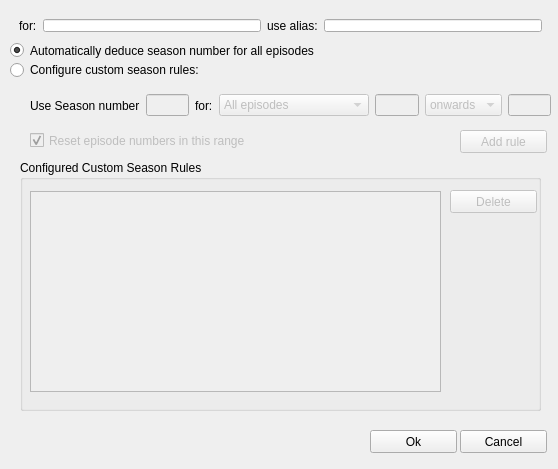
<?xml version="1.0" encoding="UTF-8"?>
<ui version="4.0">
 <class>Dialog</class>
 <widget class="QDialog" name="Dialog">
  <property name="geometry">
   <rect>
    <x>0</x>
    <y>0</y>
    <width>558</width>
    <height>469</height>
   </rect>
  </property>
  <property name="windowTitle">
   <string>Configure Alias</string>
  </property>
  <widget class="QFrame" name="frame">
   <property name="geometry">
    <rect>
     <x>10</x>
     <y>10</y>
     <width>541</width>
     <height>31</height>
    </rect>
   </property>
   <layout class="QHBoxLayout" name="horizontalLayout_2">
    <item>
     <widget class="QLabel" name="label_2">
      <property name="text">
       <string>for:</string>
      </property>
     </widget>
    </item>
    <item>
     <widget class="QLineEdit" name="beforeText"/>
    </item>
    <item>
     <widget class="QLabel" name="label">
      <property name="text">
       <string>use alias:</string>
      </property>
     </widget>
    </item>
    <item>
     <widget class="QLineEdit" name="afterText"/>
    </item>
   </layout>
  </widget>
  <widget class="QRadioButton" name="autoRadio">
   <property name="geometry">
    <rect>
     <x>10</x>
     <y>40</y>
     <width>531</width>
     <height>21</height>
    </rect>
   </property>
   <property name="text">
    <string>Automatically deduce season number for all episodes</string>
   </property>
   <property name="checked">
    <bool>true</bool>
   </property>
  </widget>
  <widget class="QRadioButton" name="manualRadio">
   <property name="enabled">
    <bool>true</bool>
   </property>
   <property name="geometry">
    <rect>
     <x>10</x>
     <y>60</y>
     <width>541</width>
     <height>20</height>
    </rect>
   </property>
   <property name="text">
    <string>Configure custom season rules:</string>
   </property>
  </widget>
  <widget class="QWidget" name="horizontalLayoutWidget">
   <property name="geometry">
    <rect>
     <x>30</x>
     <y>90</y>
     <width>521</width>
     <height>31</height>
    </rect>
   </property>
   <layout class="QHBoxLayout" name="horizontalLayout">
    <item>
     <widget class="QLabel" name="label_3">
      <property name="text">
       <string>Use Season number</string>
      </property>
     </widget>
    </item>
    <item>
     <widget class="QLineEdit" name="seasonEdit">
      <property name="enabled">
       <bool>false</bool>
      </property>
      <property name="maximumSize">
       <size>
        <width>50</width>
        <height>16777215</height>
       </size>
      </property>
     </widget>
    </item>
    <item>
     <widget class="QLabel" name="label_4">
      <property name="text">
       <string>for:</string>
      </property>
     </widget>
    </item>
    <item>
     <widget class="QComboBox" name="allOrRangeCombo">
      <property name="enabled">
       <bool>false</bool>
      </property>
      <property name="minimumSize">
       <size>
        <width>150</width>
        <height>0</height>
       </size>
      </property>
      <item>
       <property name="text">
        <string>All episodes</string>
       </property>
      </item>
      <item>
       <property name="text">
        <string>Episodes starting from</string>
       </property>
      </item>
     </widget>
    </item>
    <item>
     <widget class="QLineEdit" name="fromEpisodeEdit">
      <property name="enabled">
       <bool>false</bool>
      </property>
      <property name="maximumSize">
       <size>
        <width>50</width>
        <height>16777215</height>
       </size>
      </property>
     </widget>
    </item>
    <item>
     <widget class="QComboBox" name="toOrOnwardsCombo">
      <property name="enabled">
       <bool>false</bool>
      </property>
      <item>
       <property name="text">
        <string>onwards</string>
       </property>
      </item>
      <item>
       <property name="text">
        <string>to</string>
       </property>
      </item>
     </widget>
    </item>
    <item>
     <widget class="QLineEdit" name="toEpisodeEdit">
      <property name="enabled">
       <bool>false</bool>
      </property>
      <property name="maximumSize">
       <size>
        <width>50</width>
        <height>16777215</height>
       </size>
      </property>
     </widget>
    </item>
   </layout>
  </widget>
  <widget class="QPushButton" name="addButton">
   <property name="enabled">
    <bool>false</bool>
   </property>
   <property name="geometry">
    <rect>
     <x>460</x>
     <y>130</y>
     <width>87</width>
     <height>23</height>
    </rect>
   </property>
   <property name="text">
    <string>Add rule</string>
   </property>
  </widget>
  <widget class="QGroupBox" name="groupBox">
   <property name="geometry">
    <rect>
     <x>20</x>
     <y>160</y>
     <width>521</width>
     <height>251</height>
    </rect>
   </property>
   <property name="title">
    <string>Configured Custom Season Rules</string>
   </property>
   <widget class="QListWidget" name="ruleList">
    <property name="enabled">
     <bool>false</bool>
    </property>
    <property name="geometry">
     <rect>
      <x>10</x>
      <y>31</y>
      <width>411</width>
      <height>201</height>
     </rect>
    </property>
   </widget>
   <widget class="QPushButton" name="deleteButton">
    <property name="enabled">
     <bool>false</bool>
    </property>
    <property name="geometry">
     <rect>
      <x>430</x>
      <y>30</y>
      <width>87</width>
      <height>23</height>
     </rect>
    </property>
    <property name="text">
     <string>Delete</string>
    </property>
   </widget>
  </widget>
  <widget class="QCheckBox" name="resetEpisodes">
   <property name="enabled">
    <bool>false</bool>
   </property>
   <property name="geometry">
    <rect>
     <x>30</x>
     <y>130</y>
     <width>401</width>
     <height>21</height>
    </rect>
   </property>
   <property name="text">
    <string>Reset episode numbers in this range</string>
   </property>
   <property name="checked">
    <bool>true</bool>
   </property>
  </widget>
  <widget class="QPushButton" name="okButton">
   <property name="geometry">
    <rect>
     <x>370</x>
     <y>430</y>
     <width>87</width>
     <height>23</height>
    </rect>
   </property>
   <property name="text">
    <string>Ok</string>
   </property>
  </widget>
  <widget class="QPushButton" name="cancelButton">
   <property name="geometry">
    <rect>
     <x>460</x>
     <y>430</y>
     <width>87</width>
     <height>23</height>
    </rect>
   </property>
   <property name="text">
    <string>Cancel</string>
   </property>
  </widget>
 </widget>
 <resources/>
 <connections>
  <connection>
   <sender>cancelButton</sender>
   <signal>clicked()</signal>
   <receiver>Dialog</receiver>
   <slot>reject()</slot>
   <hints>
    <hint type="sourcelabel">
     <x>503</x>
     <y>441</y>
    </hint>
    <hint type="destinationlabel">
     <x>278</x>
     <y>234</y>
    </hint>
   </hints>
  </connection>
 </connections>
</ui>
